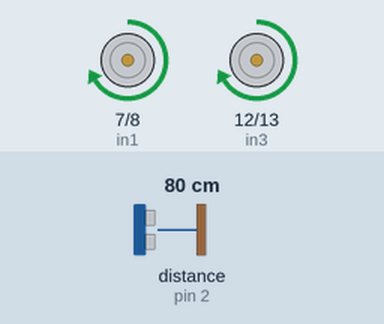
Simulated run of this sketch. Board: Arduino Uno, built with avr-gcc and run on an emulated ATmega328P. Shown: motor-driver pin pairs drawn as motors (green arrow = first pin HIGH = forward, orange = second pin HIGH = backward, longer = more drive, scaled by the enable pin). Wiring (inferred from the names in the program): ultrasonic range finder: trigger pin 3; echo pin 2. The test bench sets the inputs (shaded band); at power-on: distance to the obstacle (sensor on pin 2) 80 cm. The echo pulse lasts 58.3 µs per cm.

Above: at 0.9 s.
1.0 s: distance to the obstacle (sensor on pin 2) set to 27 cm
2.5 s: distance to the obstacle (sensor on pin 2) set to 22 cm
At 3.1 s:
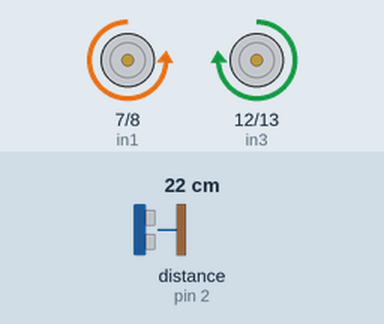
At 5.7 s:
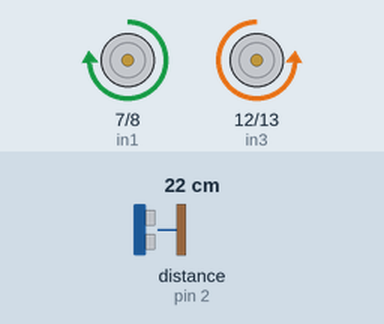
Timing chart, 0 to 7.6 s (numbered marks = the images above; inputs shaded):
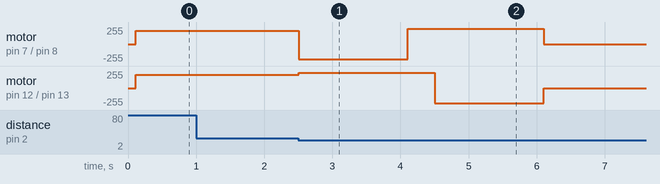

The sketch:

final_v2.ino
```cpp
//begin wifi imports
//#include "Enes100.h"
//end wifi imports

//begin ultrasonic imports
#define echoPin 2
#define trigPin 3
//end ultrasonic imports

int in1 = 7;  //direction 1
int in2 = 8;  //direction 1
int ena = 5;  //power 1

int in3 = 12;  //direction 2
int in4 = 13;  //direction 2
int enb = 11;  //power 2

//tolerance in degrees
const double TOL = 6.0;
const double COARSE_PIVOT = 100;
const double FINE_PIVOT = 70;
const double DEFAULT_SPEED = 200;

void setup() {
  pinMode(in1, OUTPUT);  // sets the pin as output
  pinMode(in2, OUTPUT); // sets the pin as output
  pinMode(ena, OUTPUT);

  pinMode(in3, OUTPUT);  // sets the pin as output
  pinMode(in4, OUTPUT); // sets the pin as output
  pinMode(enb, OUTPUT);

  pinMode(trigPin, OUTPUT);
  pinMode(echoPin, INPUT);

//  Enes100.begin("Ganymede", DATA, 9, 8, 9);
//  Enes100.updateLocation();

    //code 3, works glitchy
//Serial.begin(9600);
//Serial.println("start");
//
//
//bool cond = true;
//delay(100);
//while(cond){
//  setBothMotors(200);
//  if(obstacle()) {
//    cond  = false;
//    Serial.println("OBS");
//  }
//}
//brake();
//while(true) {
//  pivotCW(255);
//}
  //end code 3,


   //code set 2
//Serial.begin(9600);
//while(true){
//  Serial.println(readUltrasonicSensor());
//  if(obstacle()){
//    Serial.println("OBSTACLE");
//  }
//}
  //end code set 2


    int sw = 0;

    if(sw == 0) {
      forward();
    }
    if(sw == 1) {
      navToMissionSite();
    }
    if(sw == 2) {
      navPastObstacles();
    }
    if(sw == 3) {
      navToDestination();
    }
    if(sw == 4) {
      pivotCW(255);
    }
    if(sw == 5) {
      pivotCCW(255);
    }
    if(sw == 6) {
      fixedForward();
    }
    if(sw == 7) {

    }


    //mission complete
}


void loop() {

}
void navToMissionSite() {
  finalForward();
}

void navPastObstacles() {
  readUltrasonicSensor();
  delay(100);
  for(int i=0;i<4;i++) {
    while(!obstacle()) {
      setBothMotors(150);
    }
  }


}

void navToDestination() {

}

void finalForward() {
  while(true){
    setBothMotors(DEFAULT_SPEED);
  }
}
void forward(){
    readUltrasonicSensor();
    delay(100);
    while(true) {
        if(obstacle()) {
            brake();
            //avoid
                dumbCW();
                fixedForward();
                dumbCCW();
            //avoid
        return;
      }
     setBothMotors(DEFAULT_SPEED);
    }
}


//begin overhead vision system functions
//void turnAbs(double deg, double tol){
//  while((fabs(deg-theta()) > tol)) { //rough control
//    pivotCW(COARSE_PIVOT);
//    Enes100.updateLocation();
//    //Enes100.println(theta());
//  }
//
//  while((fabs(deg-theta()) > tol/5.0)) { //fine adjustment
//    pivotCW(FINE_PIVOT);
//    Enes100.updateLocation();
//  }
//  brake();
//}
//
//void navTo(double x, double y) {
//  double deltaX = x-Enes100.location.x;
//  double deltaY = y-Enes100.location.y;
//
//  if(deltaY > 0) { //move north
//    // Enes100.print("north called: delta ");
//    // Enes100.println(deltaY);
//    turnAbs(90, TOL);
//    while(deltaY > 0.05) {
//      if(obstacle()){
//        brake();
//        smartAvoid();
//        return;
//      }
//      setBothMotors(DEFAULT_SPEED);
//      Enes100.updateLocation();
//      deltaY = y-Enes100.location.y;
//
//    }
//
//  } else if (deltaY < 0) { //move south
//    // Enes100.print("south called: delta ");
//    // Enes100.println(deltaY);
//    turnAbs(270, TOL);
//    while(deltaY < -0.05) {
//      if(obstacle()){
//        brake();
//        smartAvoid();
//        return;
//      }
//      setBothMotors(DEFAULT_SPEED);
//      Enes100.updateLocation();
//      deltaY = y-Enes100.location.y;
//    }
//  }
//
//
//  if(deltaX > 0) { //move east
//    // Enes100.print("east called: delta ");
//    // Enes100.println(deltaX);
//    turnAbs(0, TOL);
//    while(deltaX > 0.05) {
//      if(obstacle()){
//        brake();
//        smartAvoid();
//        return;
//      }
//      setBothMotors(DEFAULT_SPEED);
//      Enes100.updateLocation();
//      deltaX = x-Enes100.location.x;
//
//    }
//  } else if (deltaX < 0) { //move west
//    // Enes100.print("west called: delta ");
//    // Enes100.println(deltaX);
//    turnAbs(0, TOL);
//    while(deltaX < -0.05) {
//      if(obstacle()){
//        brake();
//        smartAvoid();
//        return;
//      }
//      setBothMotors(DEFAULT_SPEED);
//      Enes100.updateLocation();
//      deltaX = x-Enes100.location.x;
//    }
//  }
//  brake();
//}
//
//void smartAvoid(){
//  Enes100.println("Smart Avoid");
//  if(Enes100.location.y < 2.0/3) { //bottom third
//    Enes100.println("2/3");
//    navTo(Enes100.location.x, 1.0); //basically Enes100.location.y+(2.0/3)
//  } else if(Enes100.location.y < 4.0/3) { //middle third
//    Enes100.println("4/3");
//    navTo(Enes100.location.x, Enes100.location.y+(2.0/3));
//  } else if(Enes100.location.y < 6.0/3) { //top third
//    Enes100.println("6/3");
//    navTo(Enes100.location.x, Enes100.location.y-(4.0/3));
//  }
//  turnAbs(0,TOL);
//  if(!obstacle()) {
//    navTo(Enes100.location.x+0.7, Enes100.location.y);
//  } else {
//        //OBSTACLE
//  }
//
//  return;
//
//
//}
//end overhead vision system code

void setBothMotors(int SPEED) {
  digitalWrite(in1, HIGH);
  digitalWrite(in2,LOW);
  analogWrite(ena,SPEED);

  digitalWrite(in3, HIGH);
  digitalWrite(in4,LOW);
  analogWrite(enb,SPEED);
}

void revBothMotors(int SPEED) {
  digitalWrite(in1, LOW);
  digitalWrite(in2,HIGH);
  analogWrite(ena,SPEED);

  digitalWrite(in3, LOW);
  digitalWrite(in4,HIGH);
  analogWrite(enb,SPEED);
}


void dumbPivot(int SPEED) {
  digitalWrite(in1, LOW);
  digitalWrite(in2,LOW);
  analogWrite(ena,SPEED);

  digitalWrite(in3, HIGH);
  digitalWrite(in4,LOW);
  analogWrite(enb,SPEED);
}


void pivotCW(int SPEED) {
  digitalWrite(in1, LOW);
  digitalWrite(in2,HIGH);
  analogWrite(ena,SPEED);

  digitalWrite(in3, HIGH);
  digitalWrite(in4,LOW);
  analogWrite(enb,SPEED);
}

void pivotCCW(int SPEED) {
  digitalWrite(in1, HIGH);
  digitalWrite(in2,LOW);
  analogWrite(ena,SPEED);

  digitalWrite(in3, LOW);
  digitalWrite(in4,HIGH);
  analogWrite(enb,SPEED);
}

void brake() {
  digitalWrite(in1, LOW);
  digitalWrite(in2,LOW);
  analogWrite(ena,0);

  digitalWrite(in3, LOW);
  digitalWrite(in4,LOW);
  analogWrite(enb,0);
}

bool obstacle() {
  if(readUltrasonicSensor() < 250.0) {
    brake();
    return true;
  }
  return false;
}

float readUltrasonicSensor() {
    digitalWrite(trigPin, LOW);
    delayMicroseconds(2);

    digitalWrite(trigPin, HIGH);
    delayMicroseconds(10);
    digitalWrite(trigPin, LOW);

    return pulseIn(echoPin, HIGH) * 0.34 / 2.0; //distance
}

void dumbAvoid() {
    dumbCW();
    forward();
    delay(300);
    dumbCW();
    dumbCW();
    dumbCW();
    brake();
}

void dumbCW() {
    brake();
    for(int i=0;i<2;i++) {
        pivotCW(230);
        delay(800);
    }
    brake();
}

void dumbCCW() {
    brake();
    for(int i=0;i<2;i++) {
        pivotCCW(230);
        delay(800);
    }
    brake();
}

void fixedForward() {
    brake();
    for(int i=0;i<2;i++) {
        setBothMotors(DEFAULT_SPEED);
        delay(200);
    }
    brake();
}

//
//double theta() {
//    Enes100.updateLocation();
//  if(Enes100.location.theta < 0) {
//    return 360.0 + (Enes100.location.theta * 180 / M_PI);
//  }
//  return Enes100.location.theta  * 180 / M_PI;
//}
```

Measured:
- the behaviour switches between 26 and 25 cm on distance to the obstacle (sensor on pin 2) (found by bisection; images 0 and 1)
- after the input at 1.0 s, every drawn part: stays the same
- after the input at 2.5 s, motor on pin 7 (in1) / pin 8 (in2): forward 200/255 → backward 230/255 at once, → forward 230/255 1.6 s later, → stopped 2.0 s later; motor on pin 12 (in3) / pin 13 (in4): forward 200/255 → forward 230/255 at once, → backward 230/255 2.0 s later, → stopped 1.6 s later
